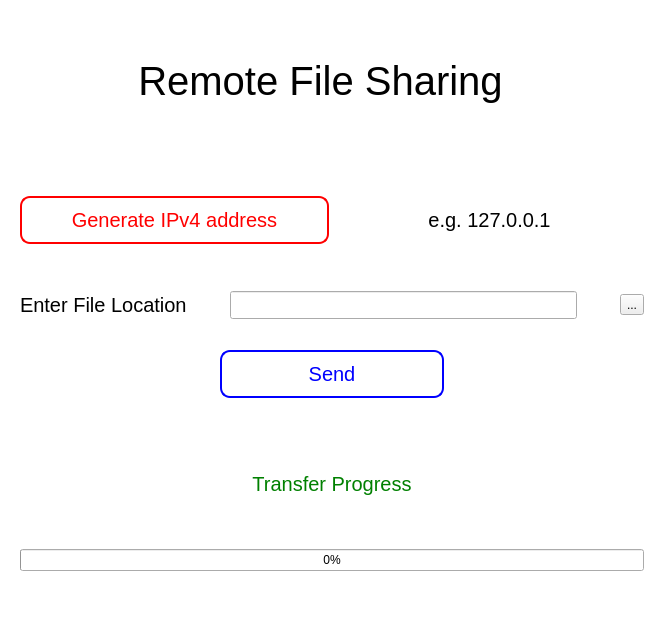
<?xml version="1.0" encoding="UTF-8"?>
<ui version="4.0">
 <class>Dialog</class>
 <widget class="QDialog" name="Dialog">
  <property name="geometry">
   <rect>
    <x>0</x>
    <y>0</y>
    <width>665</width>
    <height>627</height>
   </rect>
  </property>
  <property name="windowTitle">
   <string>Send Files</string>
  </property>
  <property name="styleSheet">
   <string notr="true">#Dialog {
	background-color: white;
}</string>
  </property>
  <widget class="QWidget" name="verticalLayoutWidget">
   <property name="geometry">
    <rect>
     <x>20</x>
     <y>160</y>
     <width>624</width>
     <height>411</height>
    </rect>
   </property>
   <layout class="QVBoxLayout" name="verticalLayout">
    <item>
     <layout class="QHBoxLayout" name="horizontalLayout">
      <item>
       <widget class="QPushButton" name="genIP">
        <property name="toolTip">
         <string>Click to generate an ip to share with the receiver</string>
        </property>
        <property name="styleSheet">
         <string notr="true">#genIP {
	font-size: 20px;
	color: red;
	border: 2px solid red;
	background-color: white;
	padding: 10px auto;
	border-radius: 10px;
}

#genIP:hover {
	background-color: red;
	color: white;
}</string>
        </property>
        <property name="text">
         <string>Generate IPv4 address</string>
        </property>
       </widget>
      </item>
      <item>
       <widget class="QLabel" name="ipLabel">
        <property name="styleSheet">
         <string notr="true">#ipLabel {
	font-size: 20px;
}</string>
        </property>
        <property name="text">
         <string>e.g. 127.0.0.1</string>
        </property>
        <property name="alignment">
         <set>Qt::AlignCenter</set>
        </property>
       </widget>
      </item>
     </layout>
    </item>
    <item>
     <layout class="QHBoxLayout" name="horizontalLayout_2">
      <item>
       <widget class="QLabel" name="labelFileLocation">
        <property name="styleSheet">
         <string notr="true">#labelFileLocation {
	font-size: 20px;
}</string>
        </property>
        <property name="text">
         <string>Enter File Location</string>
        </property>
       </widget>
      </item>
      <item>
       <widget class="QLineEdit" name="lineEditFileLocation">
        <property name="toolTip">
         <string>Enter the absolute path of the file to be transfered, incase of multiple files share the location of the compressed file.</string>
        </property>
        <property name="styleSheet">
         <string notr="true">#lineEditFileLocation {
	margin: 5px auto;
	padding: 5px auto;
}</string>
        </property>
       </widget>
      </item>
      <item>
       <widget class="QToolButton" name="toolButton">
        <property name="text">
         <string>...</string>
        </property>
       </widget>
      </item>
     </layout>
    </item>
    <item>
     <widget class="QPushButton" name="sendButton">
      <property name="toolTip">
       <string>Begin transmission of files to the receiver</string>
      </property>
      <property name="styleSheet">
       <string notr="true">#sendButton {
	margin: 20px 200px;
	background-color: white;
	color: blue;
	padding: 10px auto;
	border: 2px solid blue;
	border-radius: 10px;
	font-size: 20px;
}

#sendButton:hover {
	color: white;
	background-color: blue;
}</string>
      </property>
      <property name="text">
       <string>Send</string>
      </property>
     </widget>
    </item>
    <item>
     <widget class="QLabel" name="labelProgress">
      <property name="styleSheet">
       <string notr="true">#labelProgress {
	font-size: 20px;
	color: green;
	background-color: white;
}</string>
      </property>
      <property name="text">
       <string>Transfer Progress</string>
      </property>
      <property name="alignment">
       <set>Qt::AlignCenter</set>
      </property>
     </widget>
    </item>
    <item>
     <widget class="QProgressBar" name="progressBar">
      <property name="styleSheet">
       <string notr="true"/>
      </property>
      <property name="value">
       <number>0</number>
      </property>
     </widget>
    </item>
   </layout>
  </widget>
  <widget class="QLabel" name="label">
   <property name="geometry">
    <rect>
     <x>0</x>
     <y>50</y>
     <width>641</width>
     <height>61</height>
    </rect>
   </property>
   <property name="font">
    <font>
     <pointsize>-1</pointsize>
    </font>
   </property>
   <property name="styleSheet">
    <string notr="true">#label {
	font-size: 40px;
}</string>
   </property>
   <property name="text">
    <string>Remote File Sharing</string>
   </property>
   <property name="alignment">
    <set>Qt::AlignCenter</set>
   </property>
  </widget>
 </widget>
 <resources/>
 <connections/>
</ui>
